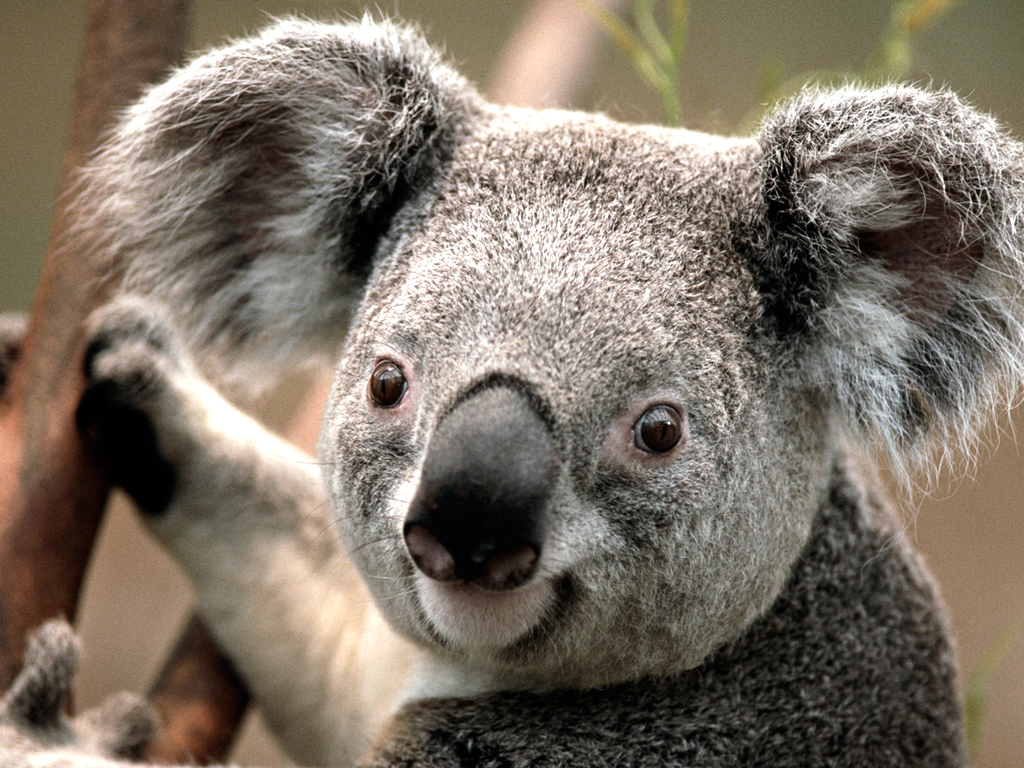
#> input picture cn/study/days100/days015/koala.jpg, 1024 x 768 px
$ python '02Pillow剪裁.py'
#> lines starting #> are read from the running program, lines starting #| are printed output that depends on the picture
from PIL import Image, ImageFilter


def pretty_picture():
    file_image = "koala.jpg"
    image = Image.open(file_image)
#> image is the input picture: PIL image 1024x768 RGB; mean R, G, B 125.4, 114.7, 102
    image.filter(ImageFilter.CONTOUR).show()
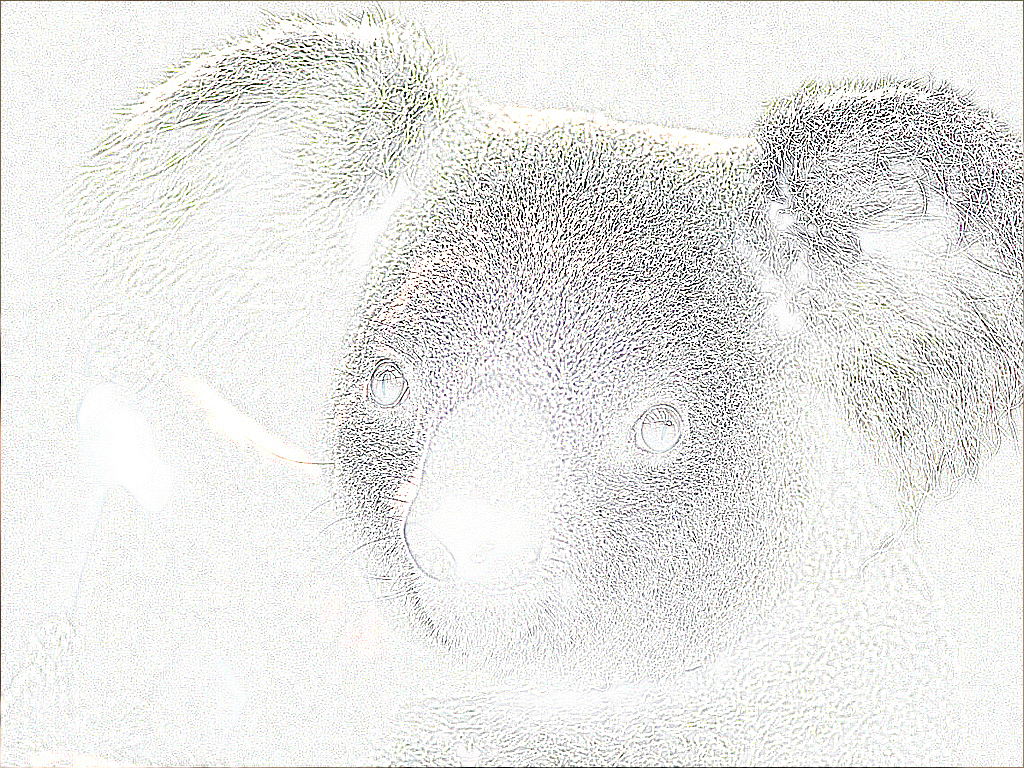
#> shown: PIL image 1024x768 RGB; mean R, G, B 232.1, 232.2, 230.5
    # [4 lines of commented-out code are left out]


def main():
    pretty_picture()


if __name__ == '__main__':
    main()
